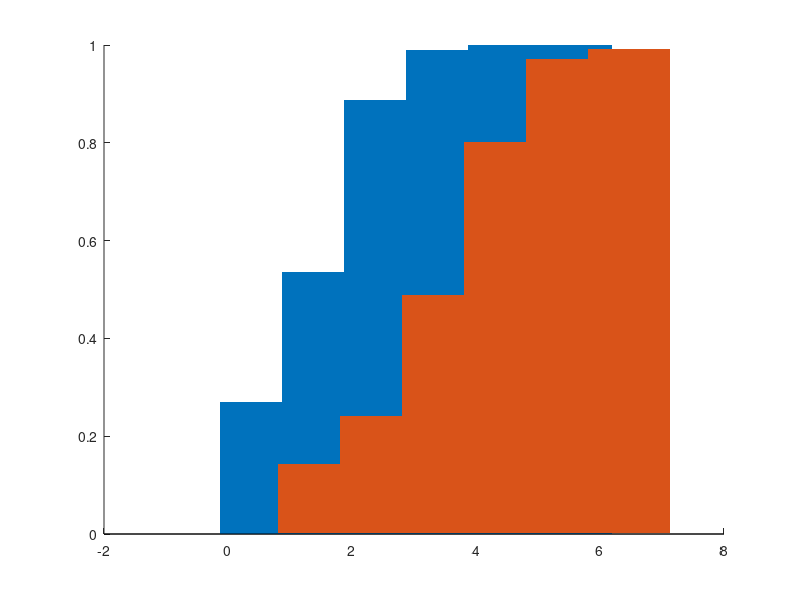

Write the MATLAB code that produced this figure. (Note: this script raises an error after producing the figure.)
% CtBP1/CtBP2 tetramer assembly as a function of free cytoplasmic NADH
% Cooperative, Hill-equation based model driven by NADH evaluated at six physiologically defined oxygen states.
% Parameters
Kd_CtBP1 = 49.7;
n_CtBP1  = 2.8;
Kd_CtBP2 = 107.1;
n_CtBP2  = 1.6;
free_low  = 0.005;
free      = 0.01;
free_high = 0.015;
stateName  = {'Hyperoxia','Normoxia','Mild hypoxia','Moderate hypoxia', 'Severe hypoxia','Near anoxia'};
NADH_total = [3487; 5224; 10410; 25690; 97330; 219000];
numStates  = numel(stateName);
NADH_free      = free      * NADH_total;
NADH_free_low  = free_low  * NADH_total;
NADH_free_high = free_high * NADH_total;
% Hill equations
hill_function_CtBP1 = @(NADH) (NADH.^n_CtBP1) ./ (Kd_CtBP1^n_CtBP1 + NADH.^n_CtBP1);
hill_function_CtBP2 = @(NADH) (NADH.^n_CtBP2) ./ (Kd_CtBP2^n_CtBP2 + NADH.^n_CtBP2);
Tetramer_Fraction_CtBP1      = hill_function_CtBP1(NADH_free);
Tetramer_Fraction_CtBP1_low  = hill_function_CtBP1(NADH_free_low);
Tetramer_Fraction_CtBP1_high = hill_function_CtBP1(NADH_free_high);
Tetramer_Fraction_CtBP2      = hill_function_CtBP2(NADH_free);
Tetramer_Fraction_CtBP2_low  = hill_function_CtBP2(NADH_free_low);
Tetramer_Fraction_CtBP2_high = hill_function_CtBP2(NADH_free_high);
% Range bars
eb_CtBP1 = Tetramer_Fraction_CtBP1 - Tetramer_Fraction_CtBP1_low;
ea_CtBP1 = Tetramer_Fraction_CtBP1_high - Tetramer_Fraction_CtBP1;
eb_CtBP2 = Tetramer_Fraction_CtBP2 - Tetramer_Fraction_CtBP2_low;
ea_CtBP2 = Tetramer_Fraction_CtBP2_high - Tetramer_Fraction_CtBP2;
fprintf('\nTetramer formed (%%), free NADH = %.1f%% of total cytosolic NADH\n', 100*free);
fprintf('%-18s %10s %10s\n', 'Oxygen state', 'CtBP1', 'CtBP2');
for stateIndex = 1:numStates
    fprintf('%-18s %9.1f%% %9.1f%%\n', stateName{stateIndex}, 100*Tetramer_Fraction_CtBP1(stateIndex), 100*Tetramer_Fraction_CtBP2(stateIndex));
end
fprintf('\n');
% Plot format
axisLineWidth     = 2.5;
tickFontSize      = 26;
axisLabelFontSize = 26;
barWidth          = 1.5;
errorBarLineWidth = 2.5;
errorBarCapSize   = 8;
axesFormat = {'FontName','Arial','FontSize', tickFontSize, 'LineWidth', axisLineWidth, 'XColor', 'k', 'YColor', 'k', 'Box', 'off'};
paralogColor_CtBP1 = [0.1216 0.4667 0.7059];  
paralogColor_CtBP2 = [0.8000 0.4000 0.0000];
pointColor = [0.231 0.490 0.847; 
    0.839 0.153 0.157; 
    0.149 0.651 0.604; 
    0.850 0.650 0.130; 
    0.890 0.467 0.761 
    0.106 0.369 0.125]; 
gridColor   = [0.85 0.85 0.85];
kdLineColor = [0.55 0.55 0.55];
% bar plot
stateNameWrap = {'Hyperoxia','Normoxia','Mild\newlinehypoxia','Moderate\newlinehypoxia','Severe\newlinehypoxia','Near\newlineanoxia'};
barValues     = [Tetramer_Fraction_CtBP1, Tetramer_Fraction_CtBP2];
barErrorBelow = [eb_CtBP1, eb_CtBP2];
barErrorAbove = [ea_CtBP1, ea_CtBP2];
figureBar = figure('Color','w','Units','inches','Position',[1 1 8 4.4]);
axesBar   = axes(figureBar); 
hold(axesBar,'on');
barHandles = bar(axesBar, barValues, 'grouped', 'EdgeColor','none', 'BarWidth', barWidth);
barHandles(1).FaceColor = paralogColor_CtBP1;
barHandles(2).FaceColor = paralogColor_CtBP2;
barXPositions = [barHandles(1).XEndPoints; barHandles(2).XEndPoints]';
errorbar(axesBar, barXPositions, barValues, barErrorBelow, barErrorAbove, 'LineStyle','none', 'Color','k', 'LineWidth', errorBarLineWidth, ...
         'CapSize', errorBarCapSize, 'HandleVisibility','off');
set(axesBar, axesFormat{:}, 'XTick', 1:numStates, 'XTickLabel', stateNameWrap, 'XTickLabelRotation', 0, 'TickLength', [0 0], 'YTick', 0:0.2:1, ...
    'YTickLabel', {'0.0','0.2','0.4','0.6','0.8','1.0'});
ylim(axesBar, [0 1.1]);
ylabel(axesBar, 'Tetramer fraction', 'FontSize', axisLabelFontSize, 'Color','k');
legend(axesBar, barHandles, {'CtBP1','CtBP2'}, 'Location','northwest', 'Box','off', 'FontSize', tickFontSize);

% hill curve
NADH_curve = logspace(log10(10), log10(5000), 500);
plotHillCurve(NADH_curve, NADH_free, hill_function_CtBP1, Tetramer_Fraction_CtBP1, Kd_CtBP1, paralogColor_CtBP1, pointColor, stateName, ...
              axesFormat, gridColor, kdLineColor, axisLabelFontSize, 'CtBP1');
plotHillCurve(NADH_curve, NADH_free, hill_function_CtBP2, Tetramer_Fraction_CtBP2, Kd_CtBP2, paralogColor_CtBP2, pointColor, stateName, ...
              axesFormat, gridColor, kdLineColor, axisLabelFontSize, 'CtBP2');
function plotHillCurve(NADH_curve, NADH_free, hill_function, Tetramer_Fraction, Kd, curveColor, pointColor, stateName, axesFormat, ...
    gridColor, kdLineColor, axisLabelFontSize, paralogName)
    fig = figure('Color','w','Units','inches','Position',[1 1 6.5 5.3]);
    ax  = axes(fig); 
    hold(ax,'on');
    set(ax, axesFormat{:}, 'XScale','log', 'XLim',[10 5000], 'XTick',[10 100 1000], 'YLim',[0 1.18], 'YTick',0:0.2:1, ...
    'YTickLabel',{'0.0','0.2','0.4','0.6','0.8','1.0'}, 'XGrid','on', 'YGrid','on', 'GridColor',gridColor, 'GridAlpha',1, 'GridLineStyle','-');
    plot(ax, [Kd Kd], ax.YLim, '--', 'Color',kdLineColor, 'LineWidth',1);
    text(ax, Kd, 1.10, sprintf('K_d = %.1f nM', Kd), 'Color',kdLineColor, 'FontName','Arial','FontSize',11.5, 'HorizontalAlignment','left', 'VerticalAlignment','bottom');
    plot(ax, NADH_curve, hill_function(NADH_curve), '-', 'Color',curveColor, 'LineWidth',4);
    for i = 1:numel(stateName)
        scatter(ax, NADH_free(i), Tetramer_Fraction(i), 80, pointColor(i,:), 'filled', 'MarkerEdgeColor','k', 'LineWidth',1.5);
        text(ax, NADH_free(i), Tetramer_Fraction(i), stateName{i}, 'Color','k', 'FontSize',16, 'FontName','Arial', ...
             'HorizontalAlignment','left', 'VerticalAlignment','bottom');
    end
    xlabel(ax, 'Free cytoplasmic NADH (nM)', 'FontSize',axisLabelFontSize, 'Color','k');
    ylabel(ax, 'Tetramer fraction', 'FontSize',axisLabelFontSize, 'Color','k');
    t = title(ax, paralogName, 'FontSize',26, 'FontWeight','normal', 'Color','k');
    t.Units = 'normalized';
    t.Position(1) = 0;
    t.HorizontalAlignment = 'left';
end
